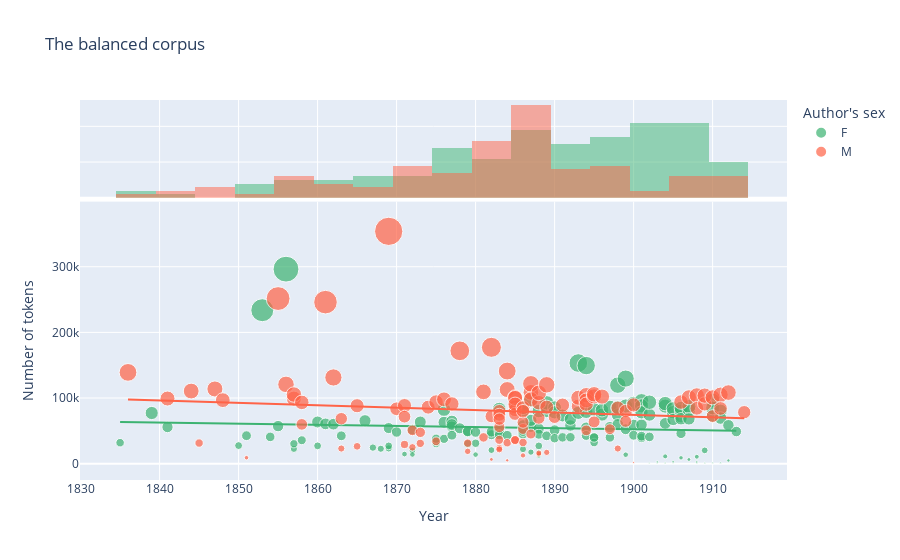

The cell this chart's notebook holds for it:
### Code cell
balanced_corpus_viz = px.scatter(
    balanced_corpus_df, 
    x= 'year',
    y='tokens_in_book',
    hover_name='book_title', 
    size='tokens_in_book', 
    marginal_x='histogram',
    trendline='ols',
    color='authors_sex', 
    color_discrete_sequence=['MediumSeaGreen', 'Tomato'],
    title='The balanced corpus',
    labels={'year':'Year', 'tokens_in_book':'Number of tokens', 'authors_sex':"Author's sex"})


balanced_corpus_viz.show()

### Figure 1 — Plotly figure (JSON) as saved in the notebook; plotly's stock layout.template omitted (floating-point values rounded to 4 significant figures; data arrays with more than 128 entries replaced by an {"elided": "..."} marker saying what was removed)
{"data": [{"hovertemplate": "<b>%{hovertext}</b><br><br>Author's sex=F<br>Year=%{x}<br>Number of tokens=%{marker.size}<extra></extra>", "hovertext": {"elided": "157 str values"}, "legendgroup": "F", "marker": {"color": "MediumSeaGreen", "size": {"elided": "157 int values"}, "sizemode": "area", "sizeref": 884.8, "symbol": "circle"}, "mode": "markers", "name": "F", "orientation": "v", "showlegend": true, "type": "scatter", "x": {"elided": "157 int values"}, "xaxis": "x", "y": {"elided": "157 int values"}, "yaxis": "y"}, {"alignmentgroup": "True", "bingroup": "x", "hovertemplate": "Author's sex=F<br>Year=%{x}<br>count=%{y}<extra></extra>", "legendgroup": "F", "marker": {"color": "MediumSeaGreen"}, "name": "F", "offsetgroup": "F", "opacity": 0.5, "showlegend": false, "type": "histogram", "x": {"elided": "157 int values"}, "xaxis": "x2", "yaxis": "y2"}, {"hovertemplate": "<b>OLS trendline</b><br>tokens_in_book = -166.796 * year + 369371<br>R<sup>2</sup>=0.005459<br><br>Author's sex=F<br>Year=%{x}<br>Number of tokens=%{y} <b>(trend)</b><extra></extra>", "legendgroup": "F", "marker": {"color": "MediumSeaGreen", "symbol": "circle"}, "mode": "lines", "name": "F", "showlegend": false, "type": "scatter", "x": {"elided": "157 int values"}, "xaxis": "x", "y": {"elided": "157 float values"}, "yaxis": "y"}, {"hovertemplate": "<b>%{hovertext}</b><br><br>Author's sex=M<br>Year=%{x}<br>Number of tokens=%{marker.size}<extra></extra>", "hovertext": ["1836_marryat-mr-midshipman-easy", "1841_marryat-masterman-ready", "1844_marryat-the-settlers-in-canada", "1845_dickens-the-cricket-on-the-hearth-a-fairy-tale-of-home", "1847_marryat-the-children-of-the-new-forest", "1848_marryat-the-little-savage", "1851_ruskin-the-king-of-the-golden-river", "1855_kingsley-westward-ho", "1856_ballantyne-the-young-fur-traders", "1857_ballantyne-the-coral-island-a-tale-of-the-pacific-ocean", "1857_hughes-tom-browns-school-days", "1858_ballantyne-martin-rattler", "1858_farrar-eric-or-little-by-little", "1861_hughes-tom-brown-at-oxford", "1862_farrar-st-winfreds-the-world-of-school", "1863_ballantyne-fighting-the-whales", "1863_kingsley-the-water-babies", "1865_ballantyne-the-lighthouse", "1865_carroll-alices-adventures-in-wonderland", "1869_dickens-david-copperfield", "1870_hemyng-jack-harkaways-boy-tinker-among-the-turks", "1871_carroll-through-the-looking-glass", "1871_macdonald-at-the-back-of-the-north-wind", "1871_macdonald-ranald-bannermans-boyhood", "1872_ballantyne-the-pioneers", "1872_macdonald-the-princess-and-the-goblin", "1873_ballantyne-life-in-the-red-brigade", "1873_macdonald-gutta-percha-willie-the-working-genius", "1874_ballantyne-the-pirate-city-an-algerine-tale", "1875_ballantyne-rivers-of-ice", "1875_macdonald-a-double-story", "1876_adams-hair-breadth-escapes-the-adventures-of-the-three-boys-in-south-africa", "1877_ballantyne-the-settler-and-the-savage", "1878_kingston-the-three-admirals", "1879_hemyng-jack-harkaway-in-new-york", "1879_hemyng-the-slave-of-the-mine", "1881_ballantyne-my-doggie-and-i", "1881_reed-the-fifth-form-at-st-dominics", "1882_ballantyne-the-life-of-a-ship", "1882_henty-facing-death", "1882_jefferies-bevis-the-story-of-a-boy", "1883_ballantyne-battles-with-the-sea", "1883_ballantyne-the-thorogood-family", "1883_fenn-nat-the-naturalist-a-boys-adventures-in-the-eastern-seas", "1883_kingston-adventures-in-africa", "1883_macdonald-the-princess-and-curdie", "1883_reed-the-adventures-of-a-three-guinea-watch", "1883_stevenson-treasure-island", "1884_collingwood-the-pirate-island-a-story-of-the-south-pacific", "1884_collingwood-under-the-meteor-flag-log-of-a-midshipman-during-the-french-revolutionary-ear", "1884_fenn-through-forest-and-stream", "1884_lang-the-princess-nobody-a-tale-of-fairyland", "1885_collingwood-the-congo-rovers-a-story-of-the-slave-squadron", "1885_collingwood-the-voyage-of-the-aurora", "1885_fenn-the-new-forest-spy", "1885_henty-the-dragon-and-the-raven", "1885_henty-the-young-colonists", "1885_kingston-adventures-in-australia", "1885_reed-follow-my-leader", "1885_reed-reginald-cruden", "1886_ballantyne-the-lively-poll", "1886_ballantyne-the-prairie-chief", "1886_fenn-son-phillip", "1886_henty-for-name-and-fame", "1886_henty-within-the-enemy-lines", "1886_stevenson-kidnapped", "1887_adams-perils-in-the-transvaal-and-zululand", "1887_collingwood-the-rovers-secret-a-tale-of-the-pirate-cays-and-lagoons-of-cuba", "1887_fenn-the-bag-of-diamonds", "1887_reed-the-master-of-the-shell", "1888_henty-sturdy-and-strong", "1888_in-the-reign-of-terror", "1888_lang-the-gold-of-fairnilee", "1888_macdonald-a-rough-shaking", "1888_wilde-the-happy-prince-and-other-tales", "1889_fenn-three-boys", "1889_lang-prince-prigio", "1889_reed-sir-ludar", "1890_ballantyne-the-eagle-cliff", "1891_reed-roger-ingleton-minor", "1893_reed-the-cock-house-at-fellsgarth", "1893_stevenson-catriona", "1894_collingwood-the-cruise-of-the-esmeralda", "1894_kipling-the-jungle-book", "1894_reed-a-dog-with-a-bad-name", "1894_reed-tom-dick-and-harry", "1895_collingwood-the-pirate-slaver-a-story-of-the-west-african-coast", "1895_kipling-the-second-jungle-book", "1895_reed-kilgorman-a-story-of-ireland-in-1798", "1896_collingswood-the-log-of-privateersman", "1897_kipling-captains-courageous-a-story-of-the-grand-banks", "1898_collingwood-a-pirate-of-the-caribbees", "1898_farrow-the-wallypug-in-london", "1899_collingwood-the-castaways", "1899_kipling-stalky-and-co", "1900_farrow-the-jungle-baby", "1900_hemyng-jack-harkaway-and-his-sons-escape-from-the-brigands-of-greece", "1906_collingwood-across-the-spanish-main-a-tale-of-the-sea-in-the-days-of-queen-bess", "1907_collingwood-with-airship-and-submarine-a-tale-of-adventure", "1908_collingwood-a-middy-in-command-a-tale-of-the-slave-squadron", "1908_collingwood-under-the-chilian-flag-a-tale-of-war-between-chili-and-peru", "1909_collingwood-harry-escombe-a-tale-of-adventure-in-peru", "1909_collingwood-the-cruise-of-the-thetis-a-tale-of-the-cuban-insurrection", "1910_collingwood-a-middy-of-the-slave-squadron-a-west-african-story", "1910_kipling-rewards-and-fairies", "1911_collingwood-a-middy-of-the-king-a-romance-of-the-old-british-navy", "1911_collingwood-the-adventures-of-dick-maitland-a-tale-of-unknown-africa", "1912_collingwood-two-gallant-sons-of-davon-a-tale-of-the-days-of-queen-bess", "1914_collingwood-the-first-mate-the-story-of-a-strange-cruise"], "legendgroup": "M", "marker": {"color": "Tomato", "size": [139069, 99247, 110639, 31427, 113784, 96774, 9096, 251520, 120802, 99152, 105341, 59878, 93363, 246071, 131343, 23096, 68507, 88299, 26443, 353917, 83631, 29259, 88514, 71619, 24948, 50800, 30941, 47724, 86084, 93816, 34121, 97970, 91021, 171912, 31252, 18833, 40015, 109407, 6533, 72045, 177248, 23852, 21770, 79964, 36258, 55887, 74519, 67869, 112939, 141098, 31940, 5098, 101108, 86714, 35448, 82015, 75924, 36118, 100091, 90572, 32328, 52856, 12578, 85313, 63045, 79974, 108646, 121651, 45207, 98093, 69594, 92900, 14452, 107936, 16168, 86142, 17208, 120113, 70880, 89202, 87618, 100420, 104332, 50791, 96486, 90650, 102560, 63679, 105698, 102148, 52497, 84829, 23098, 80107, 64508, 1803, 89555, 93880, 101114, 103958, 84419, 91098, 103670, 101048, 72486, 104980, 84108, 108321, 78426], "sizemode": "area", "sizeref": 884.8, "symbol": "circle"}, "mode": "markers", "name": "M", "orientation": "v", "showlegend": true, "type": "scatter", "x": [1836, 1841, 1844, 1845, 1847, 1848, 1851, 1855, 1856, 1857, 1857, 1858, 1858, 1861, 1862, 1863, 1863, 1865, 1865, 1869, 1870, 1871, 1871, 1871, 1872, 1872, 1873, 1873, 1874, 1875, 1875, 1876, 1877, 1878, 1879, 1879, 1881, 1881, 1882, 1882, 1882, 1883, 1883, 1883, 1883, 1883, 1883, 1883, 1884, 1884, 1884, 1884, 1885, 1885, 1885, 1885, 1885, 1885, 1885, 1885, 1886, 1886, 1886, 1886, 1886, 1886, 1887, 1887, 1887, 1887, 1888, 1888, 1888, 1888, 1888, 1889, 1889, 1889, 1890, 1891, 1893, 1893, 1894, 1894, 1894, 1894, 1895, 1895, 1895, 1896, 1897, 1898, 1898, 1899, 1899, 1900, 1900, 1906, 1907, 1908, 1908, 1909, 1909, 1910, 1910, 1911, 1911, 1912, 1914], "xaxis": "x", "y": [139069, 99247, 110639, 31427, 113784, 96774, 9096, 251520, 120802, 99152, 105341, 59878, 93363, 246071, 131343, 23096, 68507, 88299, 26443, 353917, 83631, 29259, 88514, 71619, 24948, 50800, 30941, 47724, 86084, 93816, 34121, 97970, 91021, 171912, 31252, 18833, 40015, 109407, 6533, 72045, 177248, 23852, 21770, 79964, 36258, 55887, 74519, 67869, 112939, 141098, 31940, 5098, 101108, 86714, 35448, 82015, 75924, 36118, 100091, 90572, 32328, 52856, 12578, 85313, 63045, 79974, 108646, 121651, 45207, 98093, 69594, 92900, 14452, 107936, 16168, 86142, 17208, 120113, 70880, 89202, 87618, 100420, 104332, 50791, 96486, 90650, 102560, 63679, 105698, 102148, 52497, 84829, 23098, 80107, 64508, 1803, 89555, 93880, 101114, 103958, 84419, 91098, 103670, 101048, 72486, 104980, 84108, 108321, 78426], "yaxis": "y"}, {"alignmentgroup": "True", "bingroup": "x", "hovertemplate": "Author's sex=M<br>Year=%{x}<br>count=%{y}<extra></extra>", "legendgroup": "M", "marker": {"color": "Tomato"}, "name": "M", "offsetgroup": "M", "opacity": 0.5, "showlegend": false, "type": "histogram", "x": [1836, 1841, 1844, 1845, 1847, 1848, 1851, 1855, 1856, 1857, 1857, 1858, 1858, 1861, 1862, 1863, 1863, 1865, 1865, 1869, 1870, 1871, 1871, 1871, 1872, 1872, 1873, 1873, 1874, 1875, 1875, 1876, 1877, 1878, 1879, 1879, 1881, 1881, 1882, 1882, 1882, 1883, 1883, 1883, 1883, 1883, 1883, 1883, 1884, 1884, 1884, 1884, 1885, 1885, 1885, 1885, 1885, 1885, 1885, 1885, 1886, 1886, 1886, 1886, 1886, 1886, 1887, 1887, 1887, 1887, 1888, 1888, 1888, 1888, 1888, 1889, 1889, 1889, 1890, 1891, 1893, 1893, 1894, 1894, 1894, 1894, 1895, 1895, 1895, 1896, 1897, 1898, 1898, 1899, 1899, 1900, 1900, 1906, 1907, 1908, 1908, 1909, 1909, 1910, 1910, 1911, 1911, 1912, 1914], "xaxis": "x2", "yaxis": "y2"}, {"hovertemplate": "<b>OLS trendline</b><br>tokens_in_book = -370.116 * year + 777454<br>R<sup>2</sup>=0.015234<br><br>Author's sex=M<br>Year=%{x}<br>Number of tokens=%{y} <b>(trend)</b><extra></extra>", "legendgroup": "M", "marker": {"color": "Tomato", "symbol": "circle"}, "mode": "lines", "name": "M", "showlegend": false, "type": "scatter", "x": [1836, 1841, 1844, 1845, 1847, 1848, 1851, 1855, 1856, 1857, 1857, 1858, 1858, 1861, 1862, 1863, 1863, 1865, 1865, 1869, 1870, 1871, 1871, 1871, 1872, 1872, 1873, 1873, 1874, 1875, 1875, 1876, 1877, 1878, 1879, 1879, 1881, 1881, 1882, 1882, 1882, 1883, 1883, 1883, 1883, 1883, 1883, 1883, 1884, 1884, 1884, 1884, 1885, 1885, 1885, 1885, 1885, 1885, 1885, 1885, 1886, 1886, 1886, 1886, 1886, 1886, 1887, 1887, 1887, 1887, 1888, 1888, 1888, 1888, 1888, 1889, 1889, 1889, 1890, 1891, 1893, 1893, 1894, 1894, 1894, 1894, 1895, 1895, 1895, 1896, 1897, 1898, 1898, 1899, 1899, 1900, 1900, 1906, 1907, 1908, 1908, 1909, 1909, 1910, 1910, 1911, 1911, 1912, 1914], "xaxis": "x", "y": [97920.0, 96070.0, 94960.0, 94590.0, 93850.0, 93480.0, 92370.0, 90890.0, 90520.0, 90150.0, 90150.0, 89780.0, 89780.0, 88670.0, 88300.0, 87930.0, 87930.0, 87190.0, 87190.0, 85710.0, 85340.0, 84970.0, 84970.0, 84970.0, 84600.0, 84600.0, 84230.0, 84230.0, 83860.0, 83490.0, 83490.0, 83120.0, 82750.0, 82380.0, 82010.0, 82010.0, 81270.0, 81270.0, 80900.0, 80900.0, 80900.0, 80530.0, 80530.0, 80530.0, 80530.0, 80530.0, 80530.0, 80530.0, 80150.0, 80150.0, 80150.0, 80150.0, 79780.0, 79780.0, 79780.0, 79780.0, 79780.0, 79780.0, 79780.0, 79780.0, 79410.0, 79410.0, 79410.0, 79410.0, 79410.0, 79410.0, 79040.0, 79040.0, 79040.0, 79040.0, 78670.0, 78670.0, 78670.0, 78670.0, 78670.0, 78300.0, 78300.0, 78300.0, 77930.0, 77560.0, 76820.0, 76820.0, 76450.0, 76450.0, 76450.0, 76450.0, 76080.0, 76080.0, 76080.0, 75710.0, 75340.0, 74970.0, 74970.0, 74600.0, 74600.0, 74230.0, 74230.0, 72010.0, 71640.0, 71270.0, 71270.0, 70900.0, 70900.0, 70530.0, 70530.0, 70160.0, 70160.0, 69790.0, 69050.0], "yaxis": "y"}], "layout": {"barmode": "overlay", "legend": {"itemsizing": "constant", "title": {"text": "Author's sex"}, "tracegroupgap": 0}, "title": {"text": "The balanced corpus"}, "xaxis": {"anchor": "y", "domain": [0, 1], "title": {"text": "Year"}}, "xaxis2": {"anchor": "y2", "domain": [0, 1], "matches": "x", "showgrid": true, "showticklabels": false}, "yaxis": {"anchor": "x", "domain": [0, 0.7326], "title": {"text": "Number of tokens"}}, "yaxis2": {"anchor": "x2", "domain": [0.7426, 1], "matches": "y2", "showgrid": true, "showline": false, "showticklabels": false, "ticks": ""}}}
